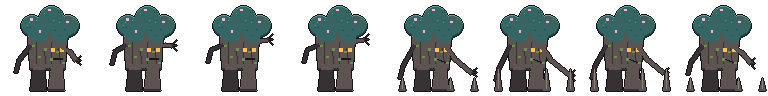
#> input picture Assets/Art/Monsters/AncientEnt/Attack2.png, 768 x 96 px
$ python split_rig_parts.py ../../Assets/Art/Monsters/AncientEnt/Attack2.png '../../Assets/Art/Monsters/AncientEnt/Take Hit.png'
#> lines starting #> are read from the running program, lines starting #| are printed output that depends on the picture; after the words box and inside, x2 and y2 are one past the last pixel; in counts of white or black regions, pixels touching at a corner belong together
#> in main, a is the input picture: shape (96, 768, 4); mean R, G, B, A 28.5, 34.2, 33.1, 107.3
"""캐릭터 도트(64×64)를 픽셀 리그 부위로 나눈다 — PixelRigDesign.md 1절.

부위마다 64×64 투명 캔버스 PNG(그 부위 픽셀만) + 피벗(관절점) JSON을 만든다. 모든 부위를 피벗 위치에 겹치면 원본과 픽셀 단위로 같다.
좌표 규칙은 원본(왼쪽을 보는 그림) 기준으로 적고, --mirror 면 저장 직전에 좌우 반전한다(게임은 오른쪽을 보는 것이 기본).

사용: python Tools/pixelfx/split_rig_parts.py <src.png> <out_dir> [--mirror]
"""
import json
import os
import sys

import numpy as np
from PIL import Image

# 기본 모험가(clean_5102) 기준 경계 — 원본 좌표(x 오른쪽, y 아래)
# 팔 = 소매 + 손 (10-25 수정: 손만 떼면 팔을 돌릴 때 손이 공중에 떠서 "팔이 뜯어져" 보였다)
# 몸통은 x16·x26 의 진한 선이 자체 외곽선이라 팔을 떼도 구멍이 생기지 않는다
ARM_L = (12, 16, 38, 49)       # x0, x1(미포함), y0, y1 — 화면 왼쪽 팔(반전 후 캐릭터의 앞팔)
ARM_R = (27, 32, 39, 49)       # 화면 오른쪽 팔(배낭 쪽, 뒷팔)
ARM_L_INNER = (14, 15)          # 팔에서 몸통 쪽 2열 — 몸통에도 겹쳐 그린다
ARM_R_INNER = (27, 28)
LEG_TOP = 50                   # 이 행부터 다리
LEG_SPLIT_X = 22               # 이보다 왼쪽 = 왼다리
LEG_MAX_X = 29
LEG_OVERLAP = 2                # 몸통에 겹쳐 그릴 다리 윗줄 수
HEAD_BOTTOM = 35               # 이 행까지 머리
PACK_X = 31                    # 이 열부터(31~50행) 배낭
PACK_ROWS = (31, 51)
PACK_SHADOW = (55, 26, 32, 255)  # 배낭 가장 어두운 갈색 — 뒷팔 뒤 메움색

# 피벗(관절점, 원본 좌표 픽셀 중심)
PIVOTS = {
    "hips": (22, 49), "pack": (33, 37), "head": (22, 35),
    "shoulder_l": (14, 38), "hand_l": (13, 46),
    "shoulder_r": (29, 38), "hand_r": (29, 46),
    "leg_l": (18, 50), "leg_r": (25, 50),
}


def label(a):
    h, w = a.shape[:2]
#> h = 96; w = 768
    lab = np.full((h, w), "", dtype=object)
    op = a[..., 3] >= 128
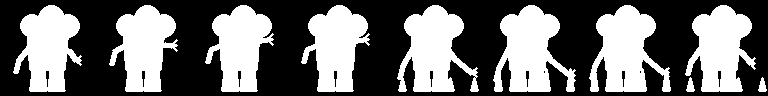
#> op: shape (96, 768) bool; 42.1% white; 10 white regions, largest, box (x1, y1, x2, y2) and area: (493, 5, 576, 92) 4168, (589, 5, 671, 92) 4152, (397, 5, 479, 92) 4051
    for y in range(h):
        for x in range(w):
            if not op[y, x]:
                continue
            if ARM_L[0] <= x < ARM_L[1] and ARM_L[2] <= y < ARM_L[3]:
                lab[y, x] = "arm_l"
            elif ARM_R[0] <= x < ARM_R[1] and ARM_R[2] <= y < ARM_R[3] and not (x == 31 and y == 39):
                lab[y, x] = "arm_r"
            elif x >= PACK_X and PACK_ROWS[0] <= y < PACK_ROWS[1] or (x >= LEG_MAX_X + 1 and y >= LEG_TOP - 1):
                lab[y, x] = "pack"
            elif y >= LEG_TOP and x <= LEG_MAX_X:
                lab[y, x] = "leg_l" if x < LEG_SPLIT_X else "leg_r"
            elif y <= HEAD_BOTTOM:
                lab[y, x] = "head"
            else:
                lab[y, x] = "torso"
    return lab


def main():
    src, out = sys.argv[1], sys.argv[2]
    mirror = "--mirror" in sys.argv
    a = np.array(Image.open(src).convert("RGBA"))
    lab = label(a)
    os.makedirs(out, exist_ok=True)
    parts = ["pack", "torso", "head", "arm_l", "arm_r", "leg_l", "leg_r"]
    w = a.shape[1]
#> w = 768
    for p in parts:
        img = np.zeros_like(a)
        m = lab == p
        img[m] = a[m]
        # 머리 아래 1행은 몸통 위로 겹쳐 그려 둔다(머리가 1px 들썩여도 목에 틈이 안 보이게)
        # 뒷팔이 움직이면 팔 자리가 비어 몸과 배낭 사이로 배경이 보였다 → 배낭 그림자색으로 메운다(정지 땐 팔에 가려 안 보임)
        if p == "pack":
            img[lab == "arm_r"] = PACK_SHADOW
            # 겹침: 배낭 맨 윗줄을 한 줄 위에도 그린다(정지 땐 머리카락 뒤에 가려짐) — 배낭이 2차 움직임으로 1px 내려가면
            # 머리카락과 배낭 사이로 배경이 비쳤다
            packm = lab == "pack"
            for xx in range(packm.shape[1]):
                ys_ = np.where(packm[:, xx])[0]
                if len(ys_) and ys_[0] > 0 and img[ys_[0] - 1, xx, 3] == 0 and lab[ys_[0] - 1, xx] == "head":
                    img[ys_[0] - 1, xx] = a[ys_[0], xx]
        if p == "torso":
            img[HEAD_BOTTOM] = np.where((lab[HEAD_BOTTOM + 1] == "torso")[:, None], a[HEAD_BOTTOM + 1], img[HEAD_BOTTOM])
            # 겹침(원본 AnyPortrait 리깅 방식: 맞닿는 줄을 양쪽 부위에 다 그린다): 다리 윗부분 2줄을 몸통에도 그려 둔다.
            # 몸통이 다리 위에 그려지므로 정지 자세는 같고, 다리가 1~2px 움직여도 반바지 아래로 배경이 비치지 않는다
            # 팔 안쪽 2줄도 몸통에 그려 둔다 — 팔이 1px 옆으로 움직여도 팔과 몸 사이로 배경이 비치지 않게(10-25 "몸에 빈칸")
            for arm, cols in (("arm_l", ARM_L_INNER), ("arm_r", ARM_R_INNER)):
                for xx in cols:
                    col = lab[:, xx] == arm
                    img[col, xx] = a[col, xx]
            for yy in range(LEG_TOP, LEG_TOP + LEG_OVERLAP):
                legs = (lab[yy] == "leg_l") | (lab[yy] == "leg_r")
                img[yy][legs] = a[yy][legs]
        if mirror:
            img = img[:, ::-1]
        Image.fromarray(img).save(os.path.join(out, f"{p}.png"))
        print(p, int(m.sum()), "px")
#> this loop made 7 passes
#| pack 21901 px
#| torso 22 px
#| head 8863 px
#| arm_l 0 px
#| arm_r 49 px
#| leg_l 104 px
#| leg_r 81 px
#> pass 1, in main, `m = lab == p`:
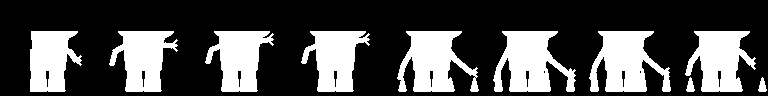
#> m: shape (96, 768) bool; 29.7% white; 10 white regions, largest, box (x1, y1, x2, y2) and area: (493, 31, 576, 92) 3065, (589, 31, 671, 92) 3049, (397, 31, 479, 92) 2948
#> pass 1, in main, `Image.fromarray(img).save(os.path.join(out, f"{p}.png"))`:
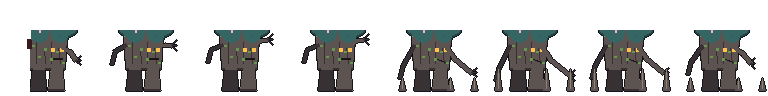
#> saved as pack.png: PIL image 768x96 RGBA; mean R, G, B, A 22, 22.6, 21.8, 77.4; transparent parts drawn white
#> pass 2, in main, `m = lab == p`:
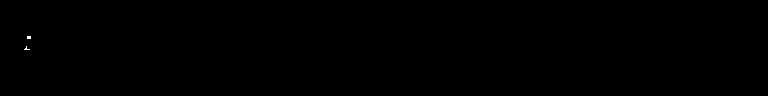
#> m: shape (96, 768) bool; 0.03% white in thin lines or dots, all inside (x1, y1, x2, y2) = (24, 36, 31, 50)
#> pass 2, in main, `Image.fromarray(img).save(os.path.join(out, f"{p}.png"))`:
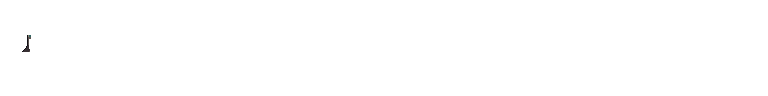
#> saved as torso.png: PIL image 768x96 RGBA; mean R, G, B, A 0, 0, 0, 0.2; transparent parts drawn white
#> after the loop:
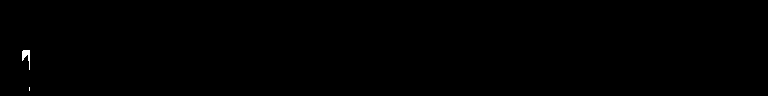
#> m: shape (96, 768) bool; 0.11% white; 2 white regions (1 under 20 px), largest, box (x1, y1, x2, y2) and area: (22, 50, 30, 70) 77
    piv = {k: ([w - 1 - x, y] if mirror else [x, y]) for k, (x, y) in PIVOTS.items()}
    with open(os.path.join(out, "pivots.json"), "w", encoding="utf-8") as f:
        json.dump({"size": [w, a.shape[0]], "mirror": mirror, "pivots": piv}, f, indent=1)
    # 검증: 부위 합성 = 원본
    comp = np.zeros_like(a)
    for p in ["pack", "arm_r", "leg_r", "leg_l", "torso", "head", "arm_l"]:
        part = np.array(Image.open(os.path.join(out, f"{p}.png")))
        comp = np.where(part[..., 3:4] > 0, part, comp)
    ref = a[:, ::-1] if mirror else a
    print("recompose diff px", int((np.abs(comp.astype(int) - ref.astype(int)).sum(2) > 0).sum()))
#| recompose diff px 0


if __name__ == "__main__":
    main()
